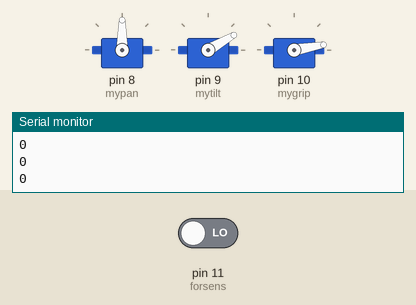
Bench run of a sketch on a simulated Arduino Uno, built with avr-gcc and run on an emulated ATmega328P. Parts: 3 × servo, the last lines printed to the serial monitor. Inputs (shaded band) come from the test bench; at power-on: pin 11 (forsens) LOW.

Above: at 1.2 s.
1.3 s: pin 11 (forsens) driven HIGH
At 1.65 s:
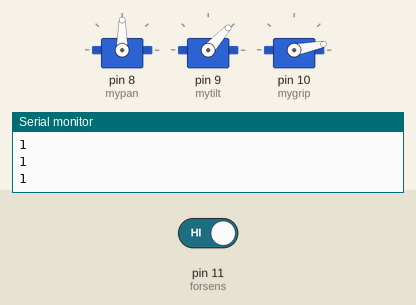
At 2.26 s:
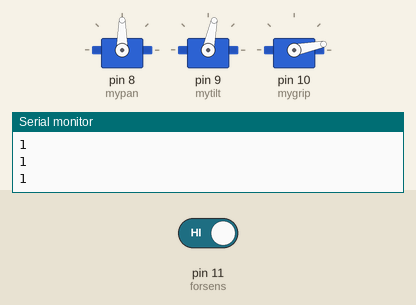
4.3 s: pin 11 (forsens) driven LOW
At 4.48 s:
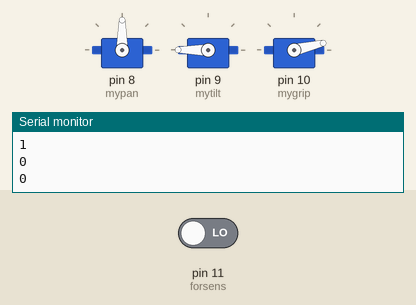
7.3 s: pin 11 (forsens) driven HIGH
Timing chart, 0 to 16.3 s (numbered marks = the images above; inputs shaded):
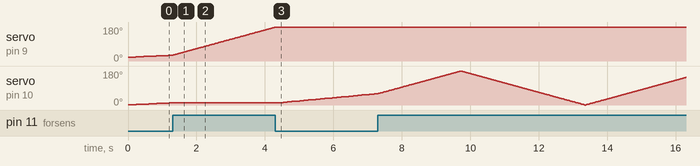

The sketch:

test.ino
```cpp
#include <Servo.h>
#define forsens 11
#define led 13
Servo mypan,mytilt, mygrip;


int tilt_angle= 20;
//int tilt_2 = 180;
int grip_angle= 0;
int pan_angle= 90;
int maxgrip=0;
int maxpan=0;
int maxtilt =0;
void setup() {
  // put your setup code here, to run once:
  //pinMode(led, OUTPUT);
  //digitalWrite(led, LOW);
//pinMode(forsens, OUTPUT);
//digitalWrite(forsens, LOW);
mypan.attach(8);
mytilt.attach(9);
mygrip.attach(10);
mygrip.write(grip_angle);
mypan.write(pan_angle);
mytilt.write(tilt_angle);
//mytilt.write(tilt_2);
//delayMicroseconds(10);
//pinMode(forsens, INPUT);
Serial.begin(9600);
}

void loop() {
  // put your main code here, to run repeatedly:
  Serial.println(digitalRead(forsens));
if(digitalRead(forsens)==HIGH){
  digitalWrite(led, HIGH);
}
  else{
    mygrip.write(++grip_angle);
    delay(100);
  }


  if( tilt_angle<20)
  {
    tilt_angle = 20;
  }
  if( tilt_angle == 180)
  {
    if(maxgrip==0)
    {
      mygrip.write(++grip_angle);
      if(grip_angle == 180)
      {
       maxgrip =1;
      }
       delay(20);
    }
    else{
      mygrip.write(--grip_angle);
      if(grip_angle == 0)
      {
        maxgrip=0;
      }
      delay(20);
    }
  }
   else{
      mytilt.write(++tilt_angle);
        delay(20);

    }


}
```

Measured:
- after the input at 1.3 s, servo on pin 10 (mygrip): stays 11° (without the input it goes to 12° after 0.02 s)
